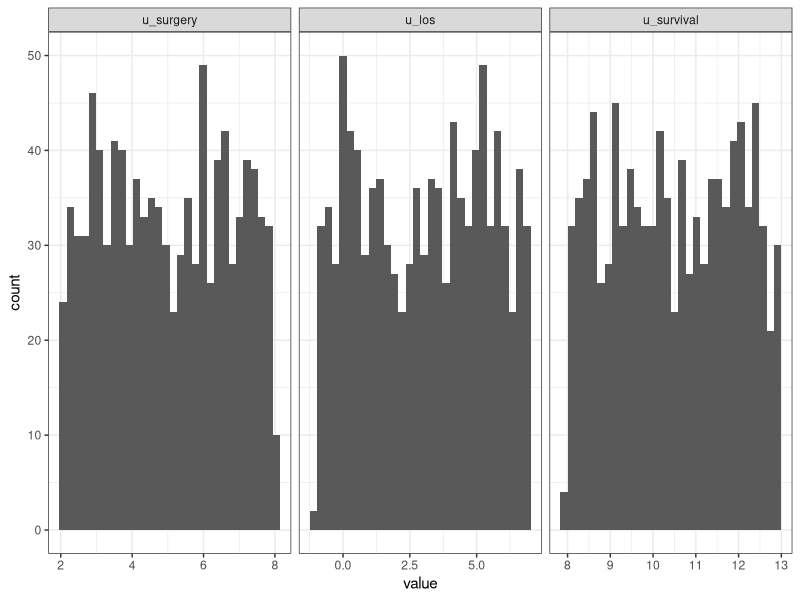
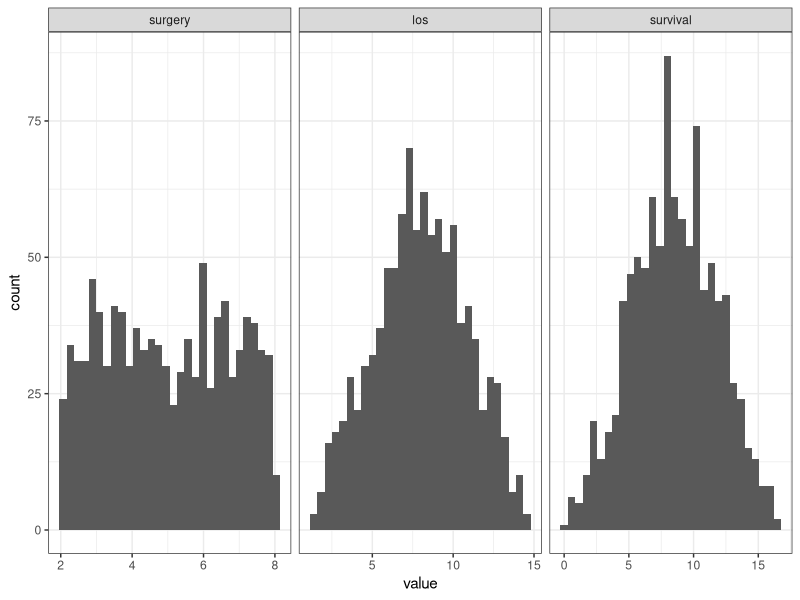

Recreate these plots in R, in order.
## ---- chunk 1
#| label: setup
#| echo: false
#| execute: true

suppressMessages({
  library(purrr)
  library(data.table)
  library(ggplot2); theme_set(theme_bw())
  library(knitr)
})
## ---- chunk 2
#| label: scm1
#| execute: false
#| echo: true
#| code-line-numbers: "1-3|5-7|9-11|13-18|20"
#| output-location: fragment

f_surgery <- function(u_surgery) { # pa_surgery = {}
  u_surgery
}

f_los <- function(surgery, u_los) { # pa_los = {surgery}
  surgery + u_los
}

f_survival <- function(surgery, los, u_survival) { # pa_survival = {sugery, los}
  survival = los - 2 * surgery + u_survival
}

scm1 <- function(u_surgery, u_los, u_survival) {
  surgery  = f_surgery(u_surgery)
  los      = f_los(surgery, u_los)
  survival = f_survival(surgery, los, u_survival)
  c(surgery=surgery, los=los, survival=survival)
}
scm1(2, 1, 5)
## ---- chunk 3
#| label: submodel1
#| execute: false
#| echo: true
#| code-line-numbers: "1|3|8"
#| output-location: fragment

submodel7 <- function(u_surgery, u_los, u_survival) {
  surgery = f_surgery(u_surgery)
  los = 7
  survival = f_survival(surgery, los, u_survival)
  c(surgery=surgery, los=los, survival=survival)
}

submodel7(2, 1, 5)
## ---- chunk 4
#| label: pu
#| execute: false
#| echo: true
#| code-line-numbers: "1|2|3|4|7"
#| output-location: "fragment"
sample_u <- function() {
    u_surgery  = runif(1,  2,  8)
    u_los      = runif(1, -1,  7)
    u_survival = runif(1,  8, 13)
    c(u_surgery=u_surgery, u_los=u_los, u_survival=u_survival)
}
sample_u()
## ---- chunk 5
#| label: fig-u_samples
#| execute: true
#| echo: false
#| fig-align: "center"
#| fig-cap: "1000 random samples of U"
N = 1e3
us <- map(1:N, ~sample_u())
udf <- us |> map(~data.table(t(.x))) |> rbindlist()
udfm <- melt(udf, measure.vars=names(us[[1]]))
ggplot(udfm, aes(x=value)) + geom_histogram() + facet_grid(~variable, scales="free_x")
## ---- chunk 6
#| label: pcm1
#| echo: true
#| execute: true
#| output-location: "fragment"
#| code-line-numbers: "1|2|3|7"
sample_pcm <- function() {
  U <- sample_u()
  V <- scm1(U[['u_surgery']], U[['u_los']], U[['u_survival']])
  c(U, V)
}
  
sample_pcm()
## ---- chunk 7
#| label: fig-pcm1-samples
#| echo: false
#| fig-cap: "Realisations of endogenous variables V over random samples of U in [@fig-u_samples]"
vs <- map(us, ~do.call(scm1, as.list(.x)))
vdf <- vs |> map(~data.table(t(.x))) |> rbindlist()
vdfm <- melt(vdf, measure.vars=names(vs[[1]]))
ggplot(vdfm, aes(x=value)) + geom_histogram() + facet_grid(~variable, scales="free_x")
## ---- chunk 8
#| label: scm1-dag
#| execute: false
#| echo: true
#| code-line-numbers: "|2"
scm1 <- function(u_surgery, u_los, u_survival) {
  surgery  = f_surgery(u_surgery)
  los      = f_los(surgery, u_los)
  survival = f_survival(surgery, los, u_survival)
  c(surgery=surgery, los=los, survival=survival)
}
## ---- chunk 9
#| label: scm1-dag2
#| execute: false
#| echo: true
#| code-line-numbers: "3"
scm1 <- function(u_surgery, u_los, u_survival) {
  surgery  = f_surgery(u_surgery)
  los      = f_los(surgery, u_los)
  survival = f_survival(surgery, los, u_survival)
  c(surgery=surgery, los=los, survival=survival)
}
## ---- chunk 10
#| label: scm1-dag3
#| execute: false
#| echo: true
#| code-line-numbers: "4"
scm1 <- function(u_surgery, u_los, u_survival) {
  surgery  = f_surgery(u_surgery)
  los      = f_los(surgery, u_los)
  survival = f_survival(surgery, los, u_survival)
  c(surgery=surgery, los=los, survival=survival)
}
## ---- chunk 11
#| label: submodel-dag
#| execute: false
#| echo: true
#| code-line-numbers: "1|3|8"
#| output-location: fragment

submodel7 <- function(u_surgery, u_los, u_survival) {
  surgery = f_surgery(u_surgery)
  los = 7
  survival = f_survival(surgery, los, u_survival)
  c(surgery=surgery, los=los, survival=survival)
}

submodel7(2, 1, 5)
